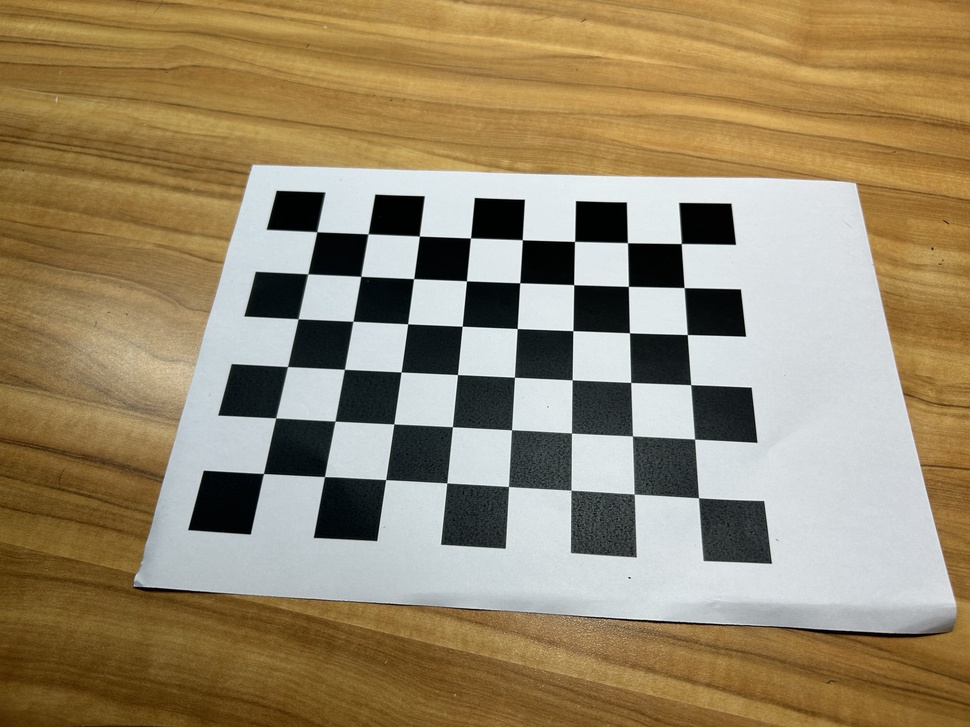
#> input picture AssignmentIII/PartA/calibrate_src/IMG_0.jpg, 970 x 727 px, shrunk from 4032 x 3024 before the run
$ python -i image_processing.py   (imports and definitions only)
#> lines starting #> are read from the running program, lines starting #| are printed output that depends on the picture; after the words box and inside, x2 and y2 are one past the last pixel; in counts of white or black regions, pixels touching at a corner belong together
#> further down, picture is the input picture: shape (727, 970, 3); mean B, G, R 106.3, 135.8, 151.8
import cv2
import math

def CalcCentroid(img):
    img = cv2.cvtColor(img, cv2.COLOR_BGR2GRAY)
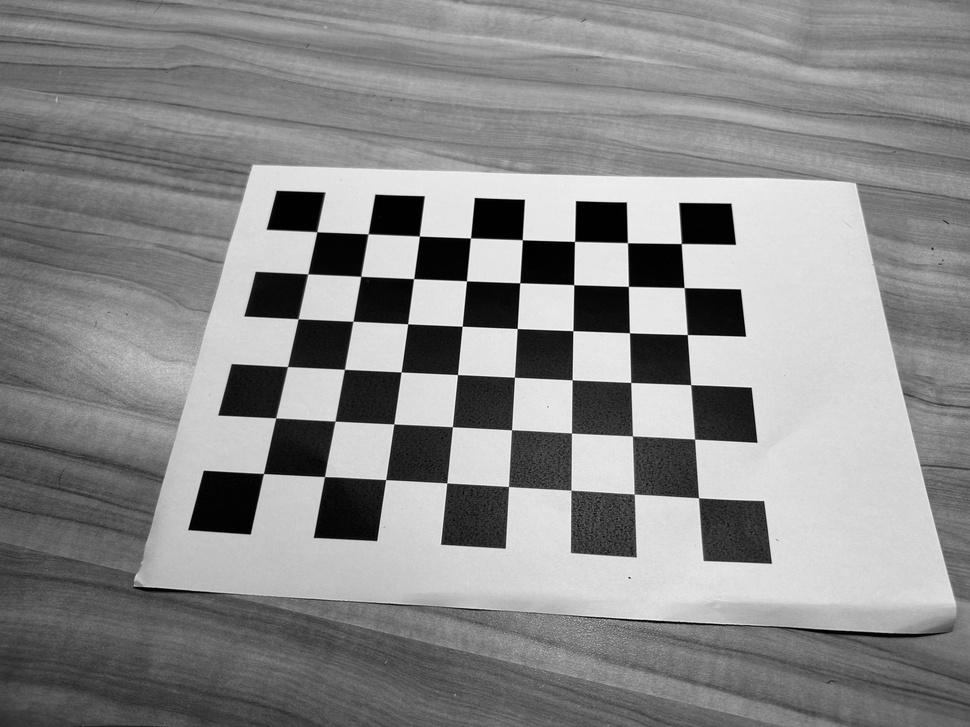
#> img: shape (727, 970); min 0, max 254, mean 137.3
    img = cv2.GaussianBlur(img, (9, 9), 0)
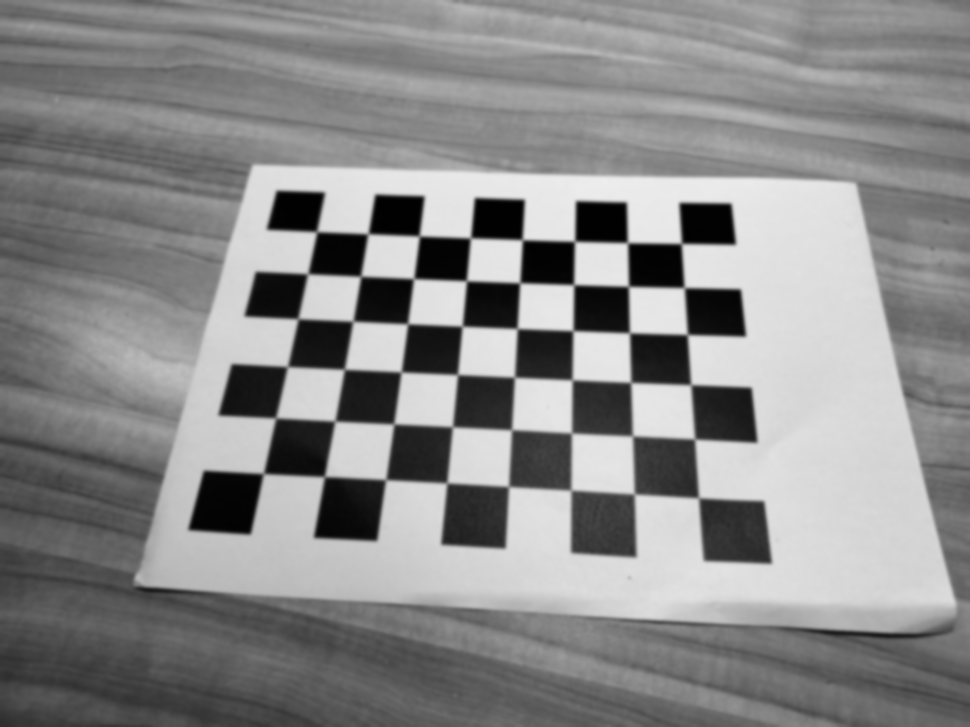
#> img: shape (727, 970); min 1, max 237, mean 137.3
    img = cv2.threshold(img, 50, 255, cv2.THRESH_BINARY)[1]
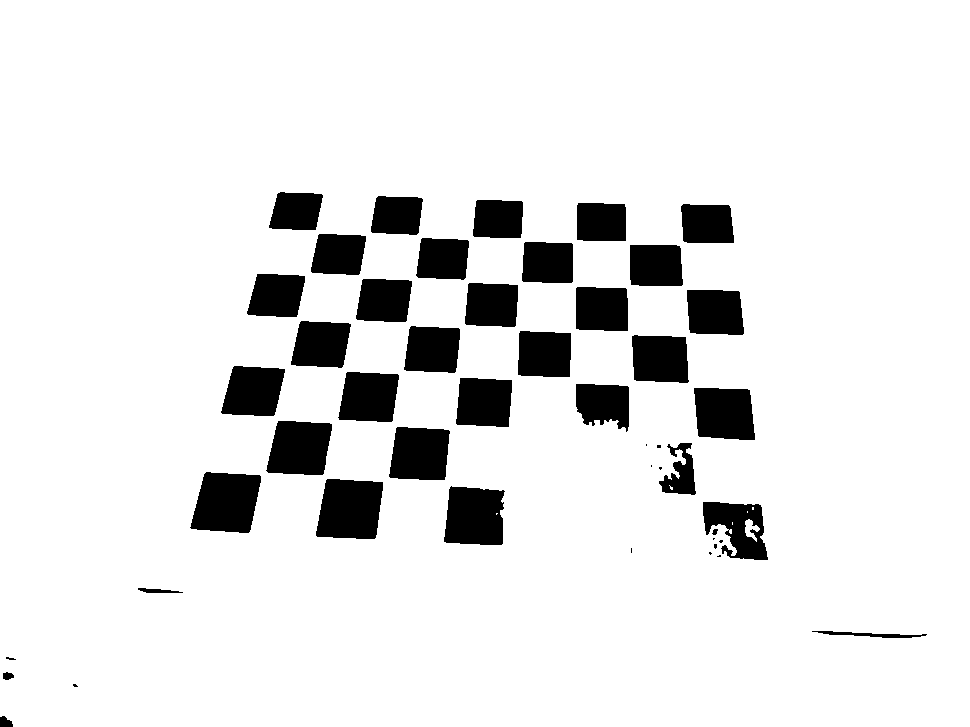
#> img: shape (727, 970); 90.2% white; 47 black regions (12 under 20 px)
    contours, _ = cv2.findContours(img.copy(), cv2.RETR_EXTERNAL, cv2.CHAIN_APPROX_SIMPLE)
#> contours = 1 contour; box (x1, y1, x2, y2) and area: (0, 0, 970, 727) 703388

    areas, xs, ys, pas = [], [], [], []
    for c in contours:
        area = cv2.contourArea(c)
        areas.append(area)
        (x, y), (width, height), pa = cv2.minAreaRect(c)
        if width <= height:
            pa += 90
        angle = pa * math.pi / 180

        xs.append(x)
        ys.append(y)
        pas.append(pa)
#> this loop made 1 pass
#> (area, x, y, width, height, pa, angle) on pass 1: (703388.5, 484.5, 363, 726, 969, 0, 0)
#> after the loop, areas = [703388.5]; pas = [0]; xs = [484.5]; ys = [363]
    return areas, xs, ys, pas


def uv2xyTrans(u, v):
    tm = [[0.34475, -0.3539, 253.5828], [-0.3455, -0.35017, 687.6978], [0, 0, 1]]
    x = tm[0][0] * u + tm[0][1] * v + tm[0][2]
    y = tm[1][0] * u + tm[1][1] * v + tm[1][2]
    return (x, y)

>>> import cv2
>>> picture = cv2.imread('../../../../AssignmentIII/PartA/calibrate_src/IMG_0.jpg')
>>> result = CalcCentroid(picture)
#> result = ([703388.5], [484.5], [363], [0])

$ run again, on AssignmentIII/PartA/calibrate_src/IMG_01.jpg
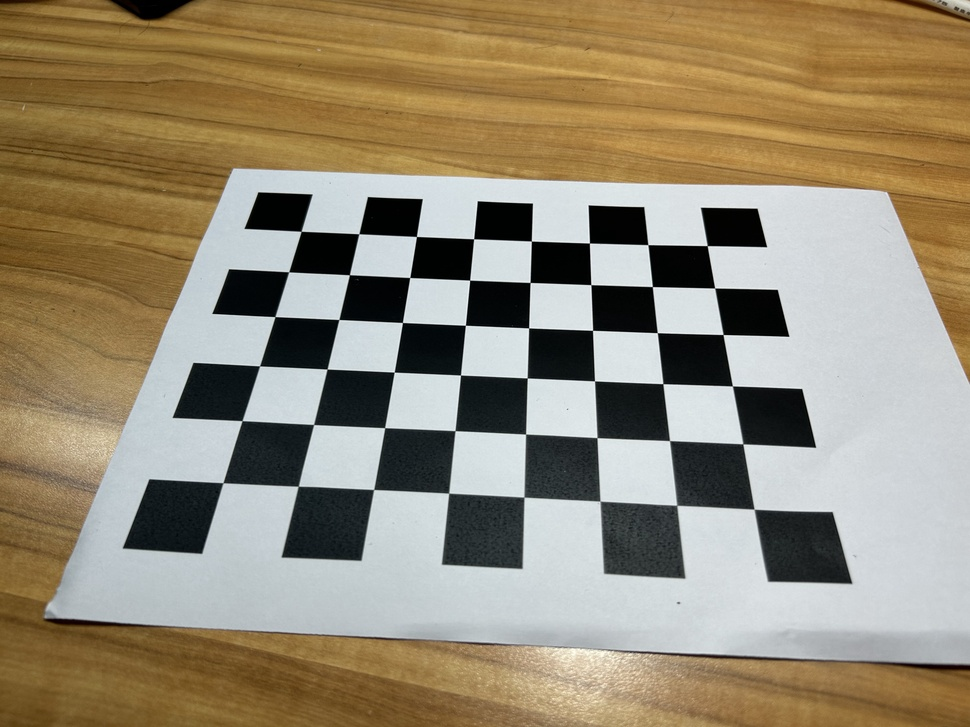
#> input picture AssignmentIII/PartA/calibrate_src/IMG_01.jpg, 970 x 727 px, shrunk from 4032 x 3024 before the run
#> picture is the input picture: shape (727, 970, 3); mean B, G, R 115, 137.5, 148.9
#> in CalcCentroid, `img = cv2.GaussianBlur(img, (9, 9), 0)`:
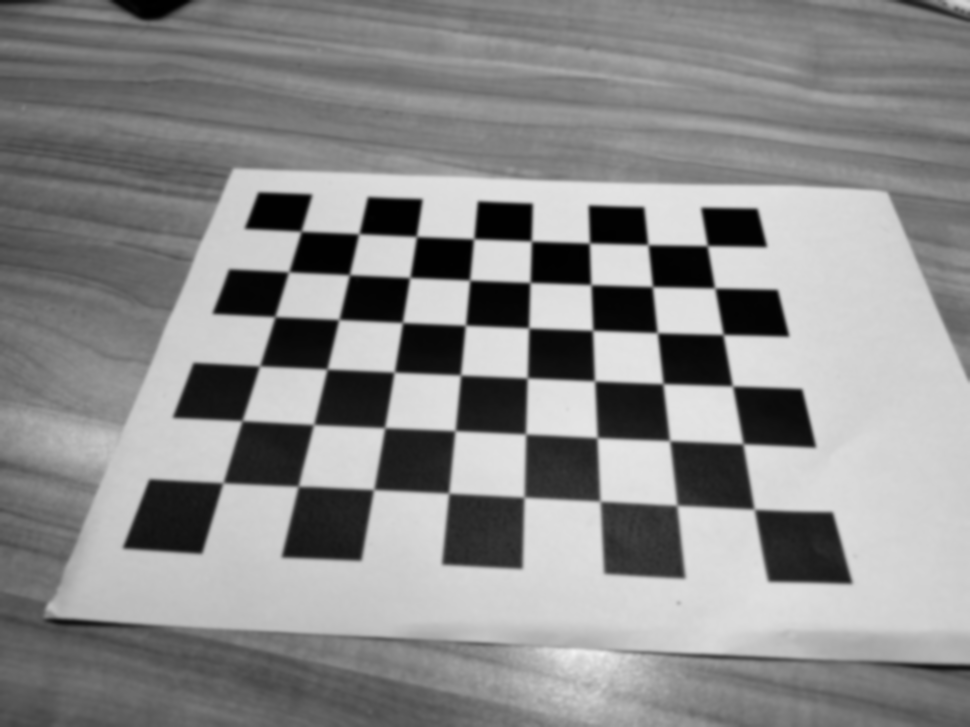
#> img: shape (727, 970); min 0, max 241, mean 138.4
#> in CalcCentroid, `img = cv2.threshold(img, 50, 255, cv2.THRESH_BINARY)[1]`:
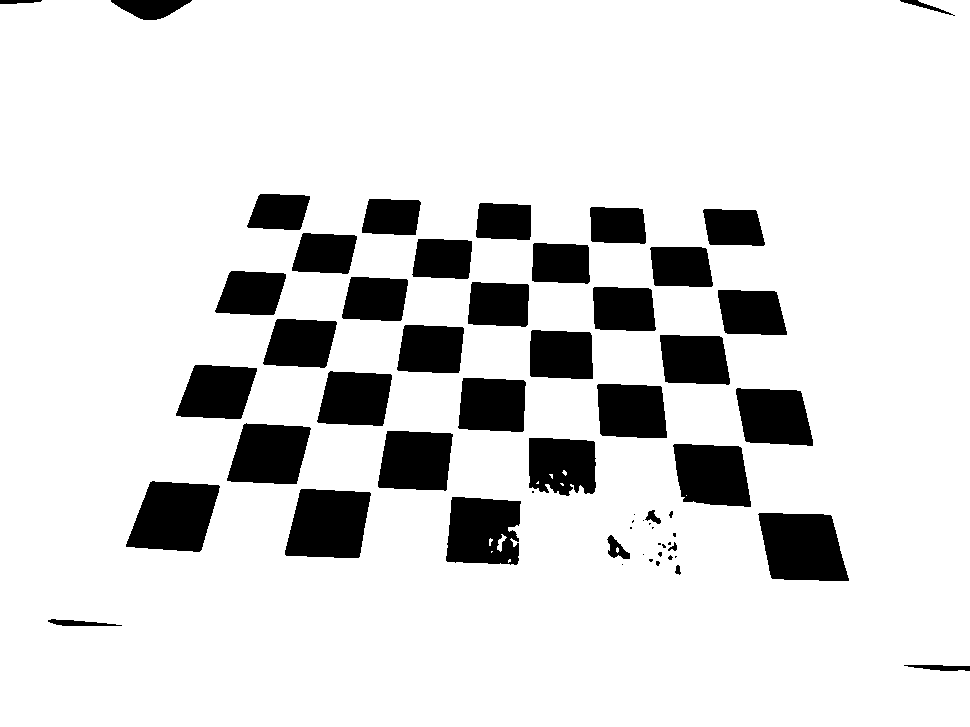
#> img: shape (727, 970); 86.3% white; 59 black regions (19 under 20 px)
#> contours = 1 contour; box (x1, y1, x2, y2) and area: (0, 0, 970, 727) 701776
#> the loop in CalcCentroid, `for c in contours:` made 1 pass
#> (area, x, y, width, height, pa, angle) on pass 1: (701776.5, 484.5, 363, 726, 969, 0, 0)
#> after the loop in CalcCentroid, `for c in contours:`: areas = [701776.5]; pas = [0]; xs = [484.5]; ys = [363]
#> result = ([701776.5], [484.5], [363], [0])

$ run again, on AssignmentIII/PartA/calibrate_src/IMG_02.jpg
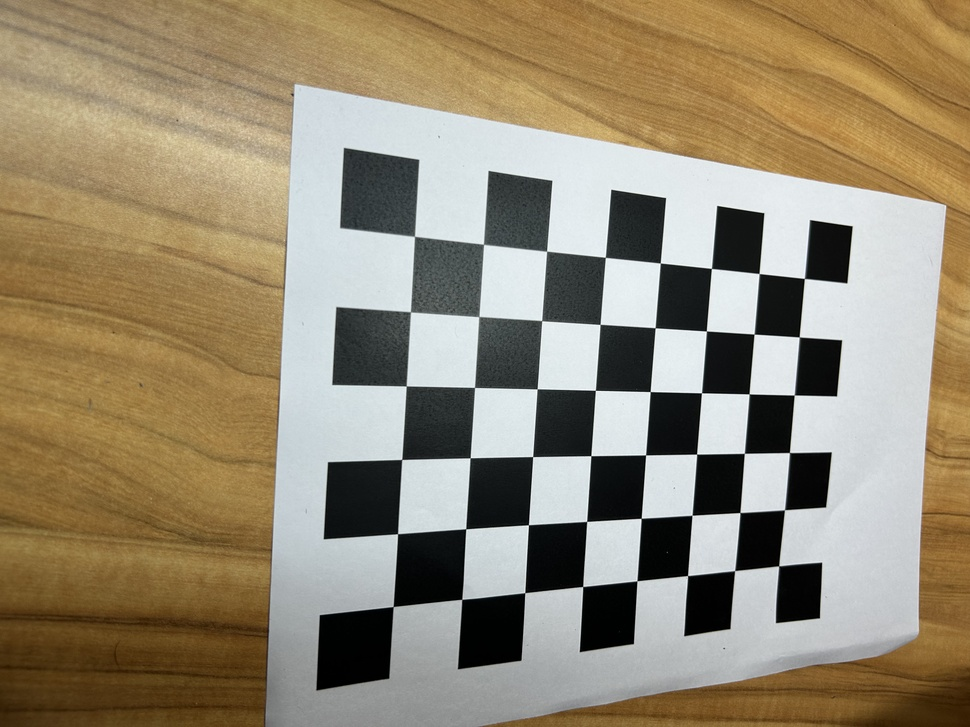
#> input picture AssignmentIII/PartA/calibrate_src/IMG_02.jpg, 970 x 727 px, shrunk from 4032 x 3024 before the run
#> picture is the input picture: shape (727, 970, 3); mean B, G, R 114, 136.7, 148.5
#> in CalcCentroid, `img = cv2.GaussianBlur(img, (9, 9), 0)`:
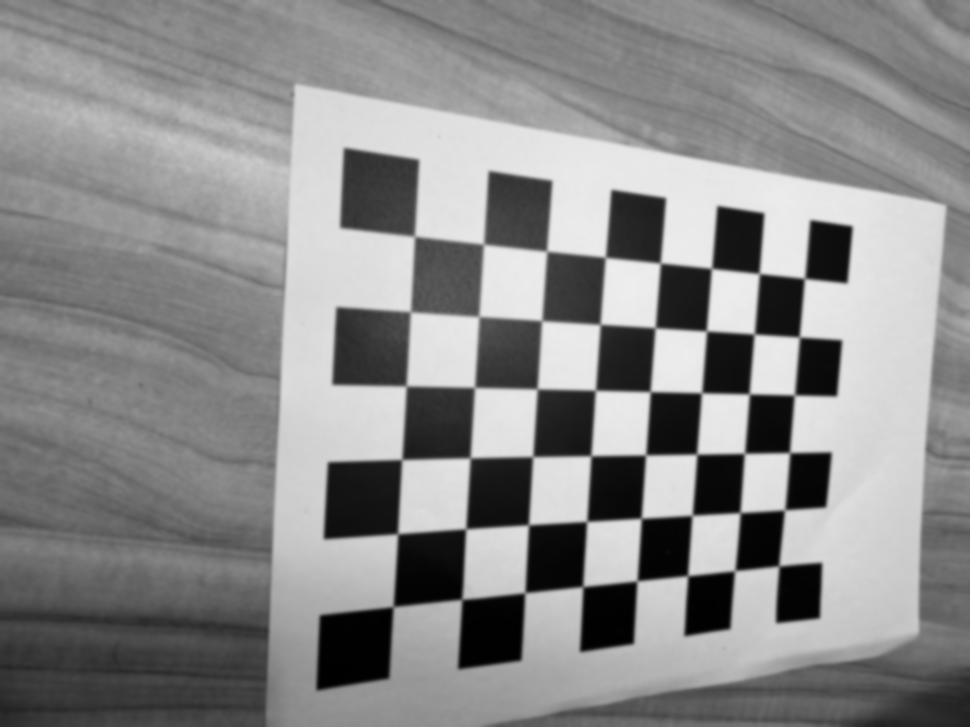
#> img: shape (727, 970); min 0, max 238, mean 137.6
#> in CalcCentroid, `img = cv2.threshold(img, 50, 255, cv2.THRESH_BINARY)[1]`:
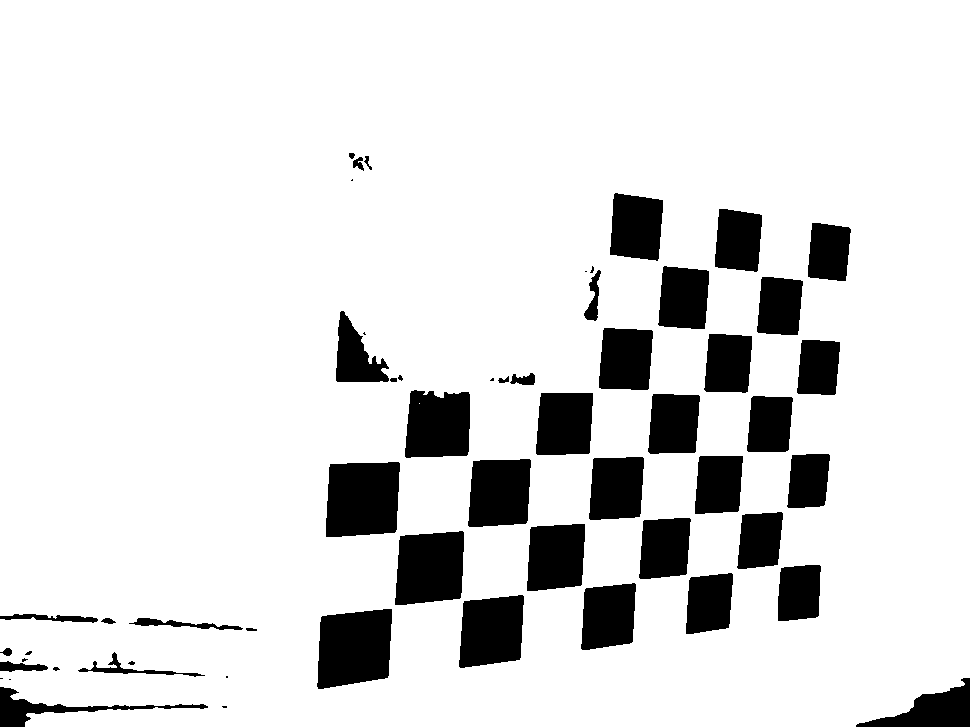
#> img: shape (727, 970); 87.5% white; 57 black regions (14 under 20 px)
#> contours = 1 contour; box (x1, y1, x2, y2) and area: (0, 0, 970, 727) 697992
#> the loop in CalcCentroid, `for c in contours:` made 1 pass
#> (area, x, y, width, height, pa, angle) on pass 1: (697991.5, 484.5, 363, 726, 969, 0, 0)
#> after the loop in CalcCentroid, `for c in contours:`: areas = [697991.5]; pas = [0]; xs = [484.5]; ys = [363]
#> result = ([697991.5], [484.5], [363], [0])
